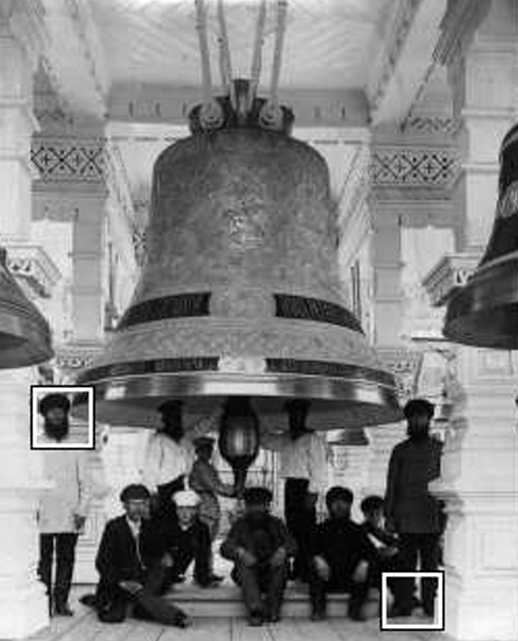
#> input picture crowd.png, 518 x 641 px
$ python MIC-project_final.py
#> lines starting #> are read from the running program, lines starting #| are printed output that depends on the picture
import numpy as np
import cv2
import maxflow

class InteractiveGraphCutSegmenter:
    def __init__(self, image_path):
        """Initialize the interactive graph cut segmenter."""
#> called with image_path = 'crowd.png'
        # Load image
        self.image = cv2.imread(image_path,cv2.IMREAD_GRAYSCALE)
#> self.image is the input picture: shape (641, 518); min 0, max 255, mean 129.7

        if self.image is None:
            raise ValueError("Could not load image from path")
        self.image = cv2.resize(self.image, (512, 512), interpolation=cv2.INTER_AREA)
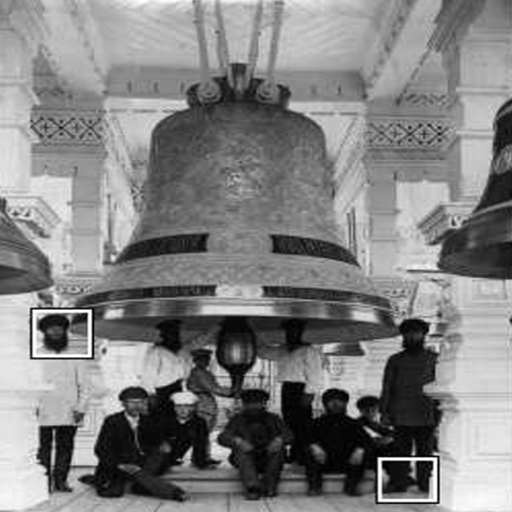
#> self.image: shape (512, 512); min 0, max 255, mean 129.7
        self.image = cv2.cvtColor(self.image, cv2.COLOR_BGR2RGB)
#> self.image: shape (512, 512, 3)
        self.height, self.width = self.image.shape[:2]
#> self.height = 512; self.width = 512

        # Initialize seeds and segmentation
        self.object_seeds = set()
        self.background_seeds = set()
        self.segmentation = None
        self.display_mode = 1  # 1=overlay, 2=white_bg, 3=black_bg, 4=blur_bg

        # Drawing state
        self.drawing = False
        self.current_seed_type = None  # 'object' or 'background'

        # Colors
        self.OBJECT_COLOR = (255, 0, 0)    # Red
        self.BACKGROUND_COLOR = (0, 0, 255) # Blue
        self.SEED_RADIUS = 3

        # Parameters
        self.lambda_ = 0.001
        self.sigma = 10

        # Create window and set mouse callback
        cv2.namedWindow("Interactive Graph Cut")
        cv2.setMouseCallback("Interactive Graph Cut", self._mouse_callback)

        # Display instructions
        print("Interactive Graph Cut Segmentation")
        print("Press 'o' then left-click+drag: Add object seeds")
        print("Press 'b' then left-click+drag: Add background seeds")
        print("Press 's' to perform segmentation")
        print("Press 'c' to clear seeds")
        print("Press '1-4' to change display mode")
        print("Press 'q' to quit")

    # [27 lines left out: functions _mouse_callback, _add_seed, clear_seeds, not called in this run]

    def _create_display(self):
        """Create the display image based on current mode."""
        display = self.image.copy()

        # Draw seeds
        for x, y in self.object_seeds:
            cv2.circle(display, (x, y), self.SEED_RADIUS, self.OBJECT_COLOR, -1)
        for x, y in self.background_seeds:
            cv2.circle(display, (x, y), self.SEED_RADIUS, self.BACKGROUND_COLOR, -1)

        if self.segmentation is not None:
            mask = self.segmentation.astype(bool)

            if self.display_mode == 1:  # Uniform green overlay
                overlay = display.copy()
                overlay[mask] = [0, 255, 0]  # Green
                display = cv2.addWeighted(display, 0.7, overlay, 0.3, 0)

            elif self.display_mode == 2:  # White background
                result = display.copy()
                result[mask] = [255, 255, 255]
                display = result

            elif self.display_mode == 3:  # Black background
                result = display.copy()
                result[mask] = [0, 0, 0]
                display = result

            elif self.display_mode == 4:  # Blurred background
                blurred = cv2.GaussianBlur(display, (51, 51), 0)
                display[~mask] = self.image[~mask]
                display[mask] = blurred[mask]

        return cv2.cvtColor(display, cv2.COLOR_RGB2BGR)

    def _update_display(self):
        """Update the display window."""
        cv2.imshow("Interactive Graph Cut", self._create_display())

    # [81 lines left out: functions compute_histograms, regional_term, boundary_term, build_graph, segment, not called in this run]

    def run(self):
        """Run the interactive segmentation application."""
        self._update_display()

        while True:
            key = cv2.waitKey(1) & 0xFF
#> (key q is pressed here)

            if key == ord('o'):  # Start marking object seeds
                self.current_seed_type = 'object'
                print("Marking object seeds - click and drag")

            elif key == ord('b'):  # Start marking background seeds
                self.current_seed_type = 'background'
                print("Marking background seeds - click and drag")

            elif key == ord('s'):  # Perform segmentation
                if self.segment():
                    self._update_display()
                else:
                    print("Please add both object and background seeds first")

            elif key == ord('c'):  # Clear seeds
                self.clear_seeds()
                self._update_display()

            elif key == ord('1'):  # Overlay mode
                self.display_mode = 1
                self._update_display()

            elif key == ord('2'):  # White background
                self.display_mode = 2
                self._update_display()

            elif key == ord('3'):  # Black background
                self.display_mode = 3
                self._update_display()

            elif key == ord('4'):  # Blurred background
                self.display_mode = 4
                self._update_display()

            elif key == ord('q'):  # Quit
                break
        cv2.destroyAllWindows()

if __name__ == "__main__":
    segmenter = InteractiveGraphCutSegmenter("crowd.png")
    segmenter.run()

$ run again, with cardiac.png copied over crowd.png
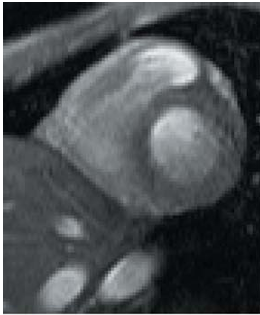
#> input picture cardiac.png, 260 x 315 px
#> in __init__, `self.image = cv2.resize(self.image, (512, 512), interpolation=cv2.INTE..`:
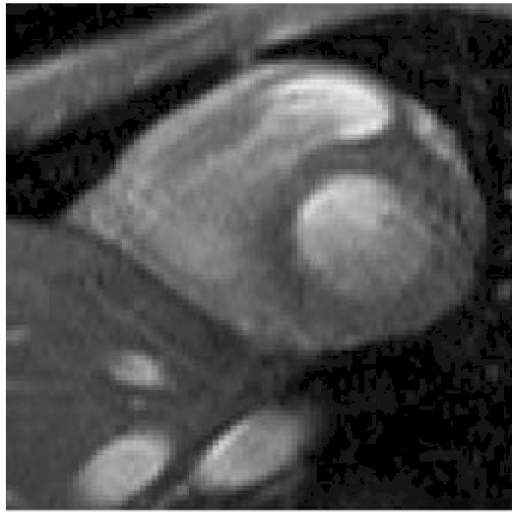
#> self.image: shape (512, 512); min 0, max 255, mean 76.4

$ run again, with lung.png copied over crowd.png
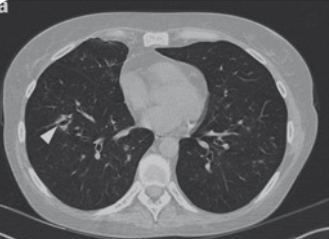
#> input picture lung.png, 329 x 239 px
#> in __init__, `self.image = cv2.resize(self.image, (512, 512), interpolation=cv2.INTE..`:
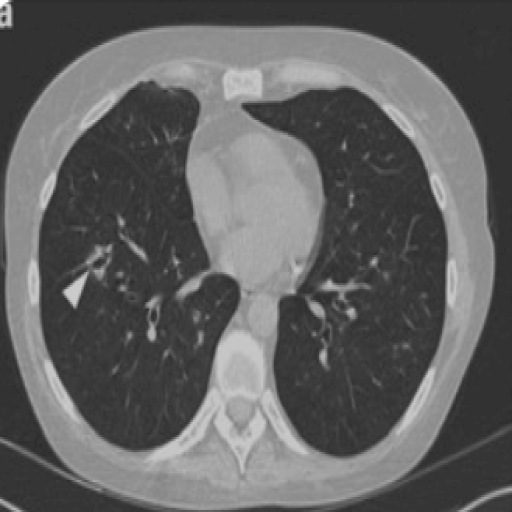
#> self.image: shape (512, 512); min 40, max 255, mean 98
